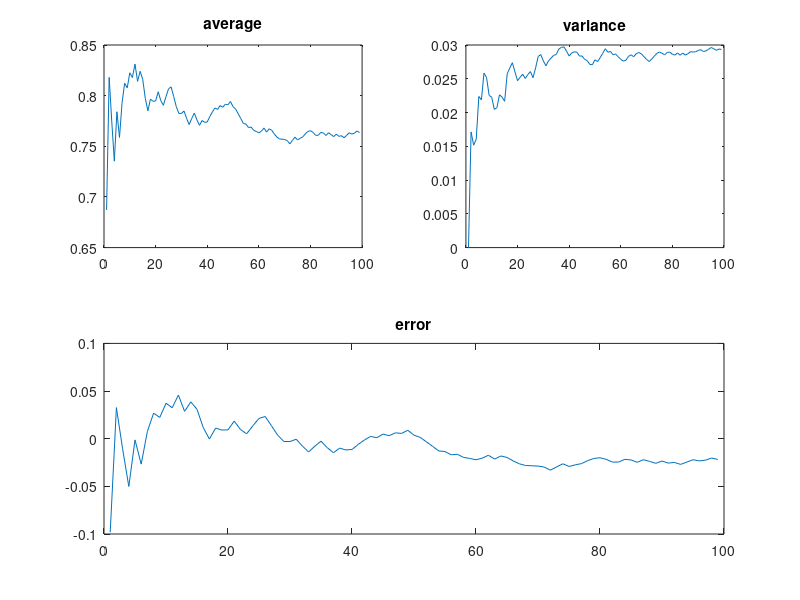

This chart was generated by the following MATLAB code:
f = @(x)  1/(1+x.^2);
N_start=1;
max_iter=100;

N=N_start;

F_hat=0;
var_hat=0;
F=[];
var=[];
while N<max_iter
    X=rand();
    delta_N = f(X) - F_hat;
    
    F_hat=F_hat+delta_N/N;
    var_hat = var_hat +delta_N*(f(X) - F_hat);
    
    N=N+1;
    
    % save intermediate results to create figure
    F=[F F_hat];
    var=[var var_hat/(N-1)];
end

figure(1);clf;
subplot(2,2,1);
plot(F);title('average');
subplot(2,2,2);
plot(var);title('variance');
subplot(2,1,2);
plot(F-(pi/4));title('error');

% how to get an estimate of the variance of IN from one approximation?????
% figure1 shows the on the fly estimation of the variance, if N is a bit
% higher then 10 then the estimation is allrdy ok.

% I dont see how you could estimate the variance if you do not use this on
% the fly algorithm
